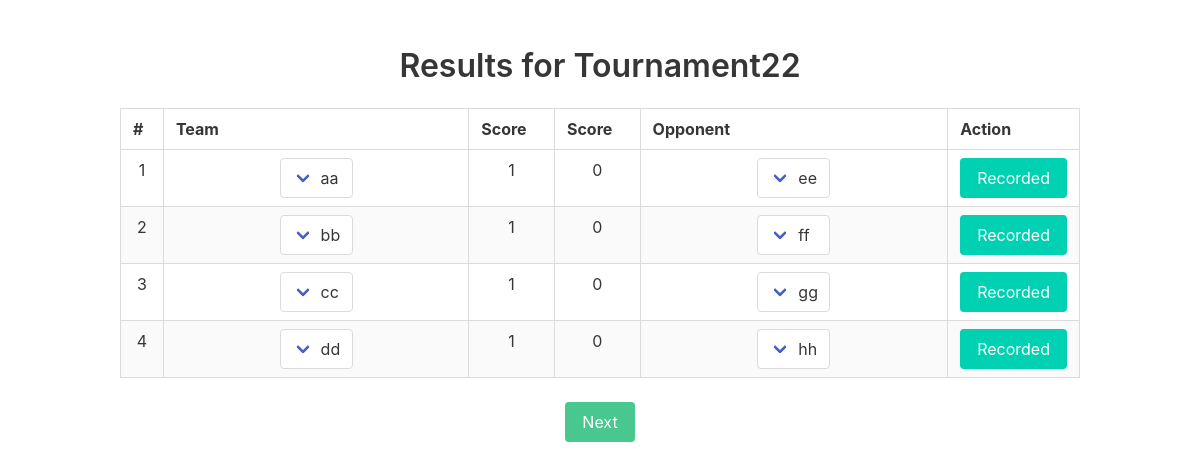
Screenshot of /view_quarter_finals/25/ with the database file from the repository.
### core/models.py (models this page shows, shortened)
class Tournament(models.Model):
    tournament = models.CharField(max_length=100)
    game_count = models.IntegerField(choices=team_count_choices)
    tournament_date = models.DateField(auto_now=True)
    started = models.BooleanField(default=False)
    class Meta:
        verbose_name_plural = "Tournaments"
        verbose_name = "Tournament"

class Quarters(models.Model):
    tournament = models.ForeignKey(Tournament, on_delete=models.CASCADE)
    team = models.ForeignKey(Team, on_delete=models.CASCADE)
    opponent = models.CharField(max_length=100, null=True, blank=True)
    team_score = models.IntegerField(default=0)
    opponent_score = models.IntegerField(default=0)
    score_modified = models.BooleanField(default=False)

class Team(models.Model):
    tournament = models.ForeignKey(Tournament, on_delete=models.CASCADE)
    team_name = models.CharField(max_length=100, blank=True, null=True)
    opponent = models.CharField(max_length=100, null=True, blank=True)
    team_score = models.IntegerField(default=0)
    opponent_score = models.IntegerField(default=0)
    modified = models.BooleanField(default=False)
    score_modified = models.BooleanField(default=False)
    stage_modified = models.BooleanField(default=False)
    win = models.IntegerField(default=0)
    class Meta:
        verbose_name_plural = "Teams"
        verbose_name = "Team"

### core/views.py (the view)
# urls.py: path('view_quarter_finals/<int:tournament_id>/', views.view_quarter_finals, name='view_quarters'),
def view_quarter_finals(request, tournament_id):
    teams = Team.objects.filter(tournament_id=tournament_id).annotate(highest_score=Max(F('team_score'), F('opponent_score')))
    top_4_teams = teams.order_by('-highest_score')[:4]
    for i in top_4_teams:
        if not Quarters.objects.filter(team_id=i.id).exists():
            Quarters.objects.create(tournament_id=tournament_id, team_id=i.id)
    context = {}
    context['tournament'] = Tournament.objects.get(id=tournament_id)
    context['teams'] = Quarters.objects.filter(tournament_id=tournament_id)
    context['opponent'] = Team.objects.filter(tournament_id=tournament_id)
    return render(request, 'quarters.html', context)

### templates/quarters.html (shortened to what this page needs)
<!DOCTYPE html>
<html lang="en">
{% load static %}
<head>
    <link rel="stylesheet" href="{% static 'bulma/css/bulma-rtl.min.css' %}">
</head>
<body>
    <section class="section">
        <div class="container has-text-centered">
            <h1 class="title">Results for {{ tournament.tournament }}</h1>
            <div class="table-container">
                <table class="table is-bordered is-striped is-hoverable is-fullwidth">
                    <thead>
                        <tr>
                            <th class="is-one-eight">#</th>
                            <th class="is-two-thirds">Team</th>
                            <th class="is-one-third">Score</th>
                            <th class="is-one-third">Score</th>
                            <th class="is-two-thirds">Opponent</th>
                            <th class="is-one-third">Action</th>
                        </tr>
                    </thead>
                    <tbody>
                        {% for team in teams %}
                        <tr id="{{team.id}}">
                            <td>{{ forloop.counter }}</td>
                            <td class="team">
                                <div class="select">
                                    <select>
                                        {% if team.team.team_name %}
                                        <option value="{{team.team.team_name}}" selected>{{team.team.team_name}}</option>
                                        {% else %}
                                        <option value="">Select team</option>
                                        {% endif %}
                                    </select>
                                </div>
                            </td>
                            <td contenteditable="true">{{team.team_score}}</td>
                            <td contenteditable="true">{{team.opponent_score}}</td>
                            <td class="team">
                                <div class="select">
                                    <select>
                                        {% if team.opponent %}
                                        <option value="{{team.opponent}}" selected>{{team.opponent}}</option>
                                        {% else %}
                                        <option value="">Select team</option>
                                        {% endif %}
                                    </select>
                                </div>
                            </td>
                            <td>
                                <div class="action-btns">
                                    <a class="button is-primary" onclick="recordScores('{{team.id}}', this)">
                                        {% if team.score_modified == True %}
                                        Recorded
                                        {% else %}
                                        Record
                                        {% endif %}
                                    </a>
                                </div>
                            </td>
                        </tr>
                        {% endfor %}
                    </tbody>
                </table>
            </div>
            <a class="button is-success" onclick="nextRound('{{tournament.id}}')">Next</a>
        </div>
    </section>
</body>
</html>

### templates/quarters.html (style rules this page uses)
.table-container { margin: 0 auto; }
.is-two-thirds { width: 500px !important; }
.is-one-third { width: 100px !important; }
.is-one-eight { width: 50px !important; }
.action-btns { display: flex; justify-content: space-around; gap: 5px; }

### rows the page displays
Tournament: tournament "Tournament22"
Quarters: team.team_name "aa", team_score "1", opponent_score "0", opponent "ee", score_modified "Recorded"
Quarters: team.team_name "bb", team_score "1", opponent_score "0", opponent "ff", score_modified "Recorded"
Quarters: team.team_name "cc", team_score "1", opponent_score "0", opponent "gg", score_modified "Recorded"
Quarters: team.team_name "dd", team_score "1", opponent_score "0", opponent "hh", score_modified "Recorded"
